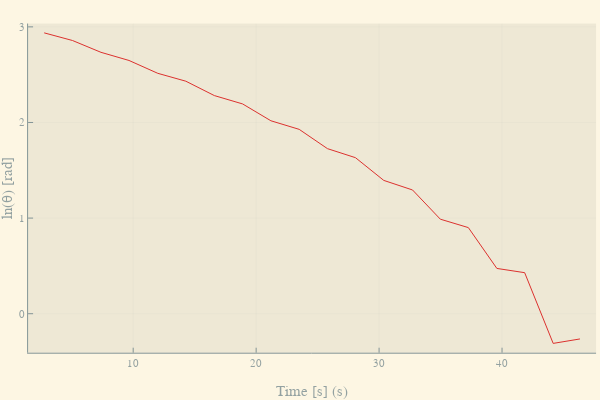

Notebook code cell kept with this figure:
### Code cell
plot(data3[peaks,1], log.(data3[peaks,2]),
	xlabel = "Time [s]",
	ylabel = "ln(θ) [rad]",
	labels = :none)

### Figure 1 — Plotly figure (JSON) as saved in the notebook; plotly's stock layout.template omitted (floating-point values rounded to 4 significant figures)
{"data": [{"colorbar": {"title": ""}, "legendgroup": "", "line": {"color": "rgba(220, 50, 47, 1.000)", "dash": "solid", "shape": "linear", "width": 1}, "mode": "lines", "name": "", "showlegend": false, "type": "scatter", "x": [2.76, 5.06, 7.38, 9.66, 12, 14.28, 16.6, 18.9, 21.2, 23.5, 25.8, 28.08, 30.38, 32.72, 34.98, 37.26, 39.58, 41.84, 44.16, 46.34], "xaxis": "x", "y": [2.937, 2.858, 2.734, 2.649, 2.514, 2.432, 2.281, 2.194, 2.018, 1.928, 1.726, 1.632, 1.394, 1.294, 0.9887, 0.9005, 0.4736, 0.4291, -0.3106, -0.264], "yaxis": "y", "zmax": null, "zmin": null}], "layout": {"annotations": [], "height": 400, "legend": {"bgcolor": "rgba(253, 246, 227, 1.000)", "bordercolor": "rgba(147, 161, 161, 1.000)", "borderwidth": 1, "font": {"color": "rgba(131, 148, 150, 1.000)", "family": "sans-serif", "size": 11}, "title": {"font": {"color": "rgba(131, 148, 150, 1.000)", "family": "sans-serif", "size": 15}, "text": ""}, "tracegroupgap": 0, "traceorder": "normal", "x": 1, "xanchor": "auto", "y": 1, "yanchor": "auto"}, "margin": {"b": 20, "l": 0, "r": 0, "t": 20}, "paper_bgcolor": "rgba(253, 246, 227, 1.000)", "plot_bgcolor": "rgba(238, 232, 213, 1.000)", "showlegend": true, "width": 600, "xaxis": {"anchor": "y", "domain": [0.04684, 0.9934], "gridcolor": "rgba(131, 148, 150, 0.100)", "gridwidth": 0.5, "linecolor": "rgba(131, 148, 150, 1.000)", "mirror": false, "range": [1.453, 47.65], "showgrid": true, "showline": true, "showticklabels": true, "tickangle": 0, "tickcolor": "rgb(131, 148, 150)", "tickfont": {"color": "rgba(147, 161, 161, 1.000)", "family": "sans-serif", "size": 11}, "tickmode": "array", "ticks": "inside", "ticktext": ["10", "20", "30", "40"], "tickvals": [10, 20, 30, 40], "title": "Time [s] (s)", "titlefont": {"color": "rgba(147, 161, 161, 1.000)", "family": "sans-serif", "size": 15}, "type": "-", "visible": true, "zeroline": false, "zerolinecolor": "rgba(131, 148, 150, 1.000)"}, "yaxis": {"anchor": "x", "domain": [0.07581, 0.9902], "gridcolor": "rgba(131, 148, 150, 0.100)", "gridwidth": 0.5, "linecolor": "rgba(131, 148, 150, 1.000)", "mirror": false, "range": [-0.408, 3.035], "showgrid": true, "showline": true, "showticklabels": true, "tickangle": 0, "tickcolor": "rgb(131, 148, 150)", "tickfont": {"color": "rgba(147, 161, 161, 1.000)", "family": "sans-serif", "size": 11}, "tickmode": "array", "ticks": "inside", "ticktext": ["0", "1", "2", "3"], "tickvals": [0, 1, 2, 3], "title": "ln(θ) [rad]", "titlefont": {"color": "rgba(147, 161, 161, 1.000)", "family": "sans-serif", "size": 15}, "type": "-", "visible": true, "zeroline": false, "zerolinecolor": "rgba(131, 148, 150, 1.000)"}}}
